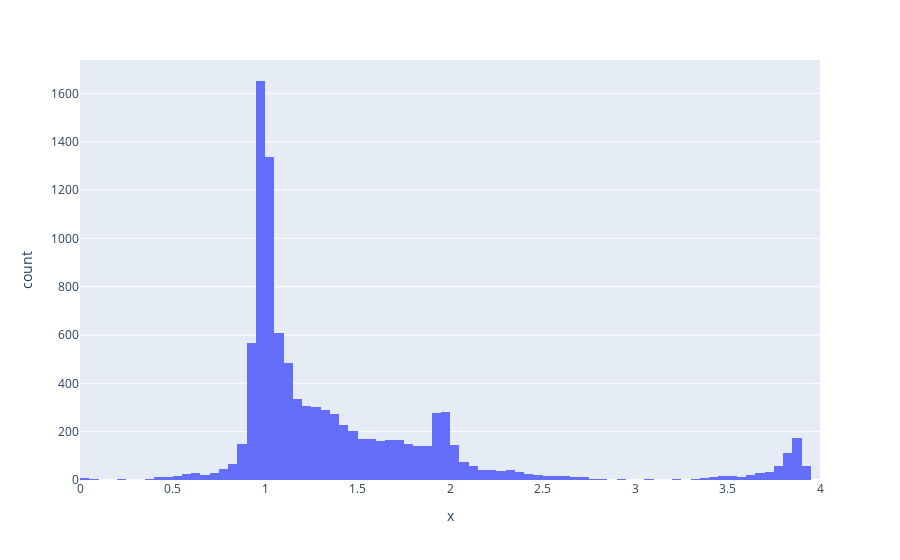

Notebook cell for this chart:
### Code cell
px.histogram(x = l1.pos_scores)

### Figure 1 — Plotly figure (JSON) as saved in the notebook; plotly's stock layout.template omitted (floating-point values rounded to 4 significant figures; data arrays with more than 128 entries replaced by an {"elided": "..."} marker saying what was removed)
{"data": [{"alignmentgroup": "True", "bingroup": "x", "hovertemplate": "x=%{x}<br>count=%{y}<extra></extra>", "legendgroup": "", "marker": {"color": "#636efa", "pattern": {"shape": ""}}, "name": "", "offsetgroup": "", "orientation": "v", "showlegend": false, "type": "histogram", "x": {"elided": "10000 float values"}, "xaxis": "x", "yaxis": "y"}], "layout": {"barmode": "relative", "legend": {"tracegroupgap": 0}, "margin": {"t": 60}, "xaxis": {"anchor": "y", "domain": [0, 1], "title": {"text": "x"}}, "yaxis": {"anchor": "x", "domain": [0, 1], "title": {"text": "count"}}}}
